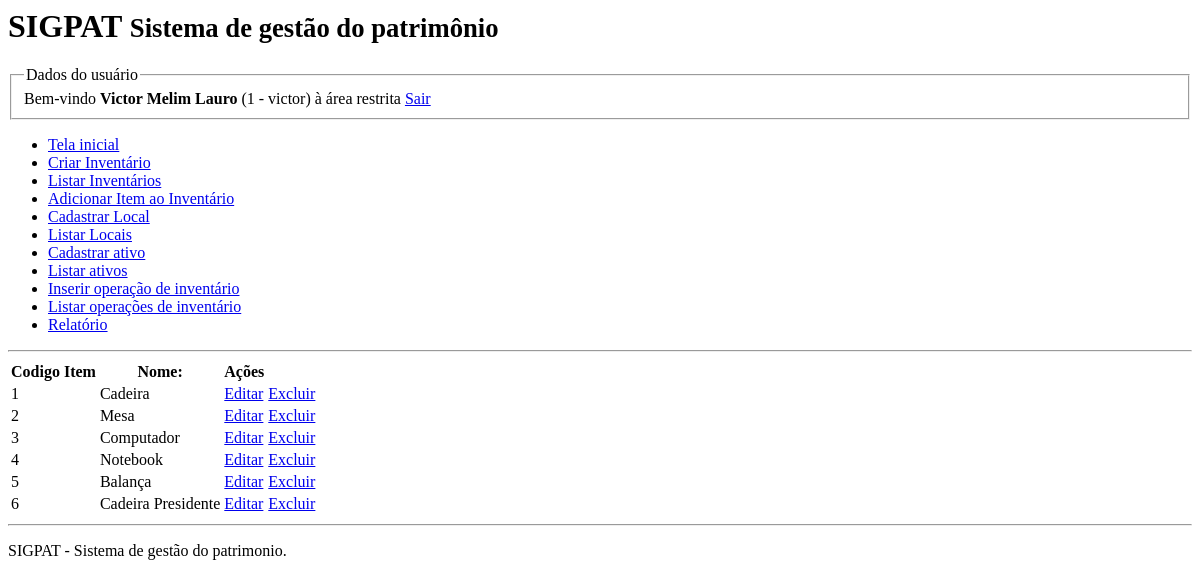
The page /modulos/itens/lista_itens.php (signed in) on the database as committed earlier.
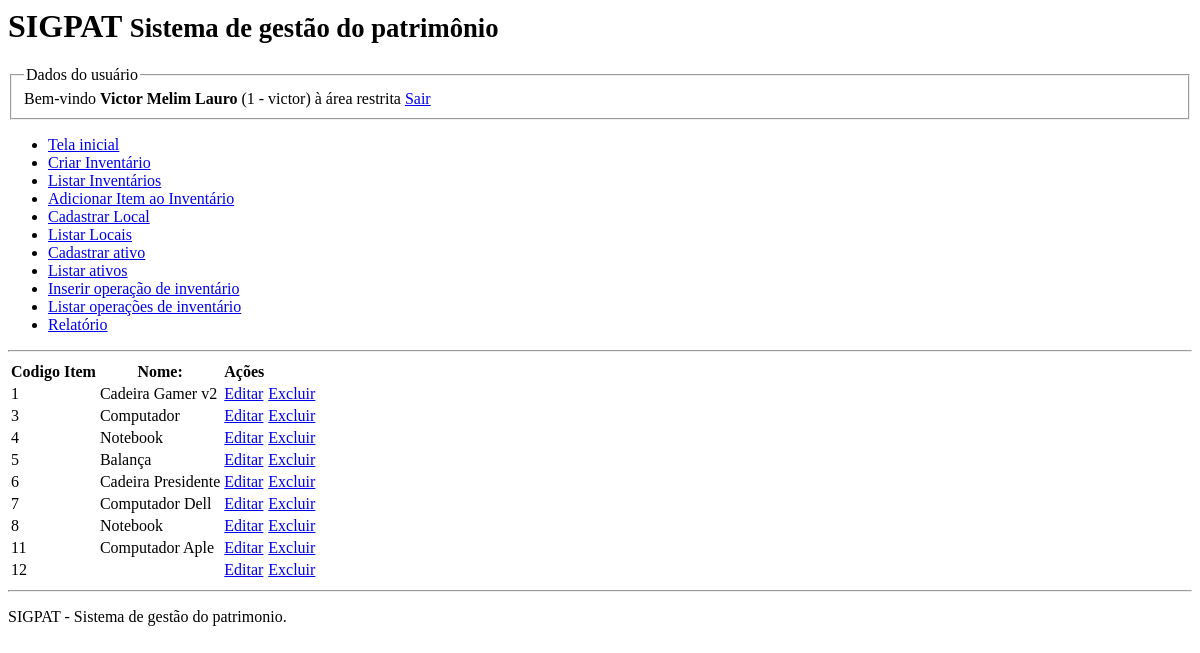
The same page on the database as committed later.
### tables this page shows
CREATE TABLE `itens` (
  `cod_item` int NOT NULL,
  `numpat_item` int NOT NULL,
  `cod_local` int DEFAULT NULL,
  `nome_item` varchar(255) DEFAULT NULL,
  `preco_item` decimal(10,2) DEFAULT NULL
);

### DAO/MySQL.php (called while the page is built)
<?php
class Mysql extends PDO {
    private $host = "localhost";
    private $usuario="aula01tiagoas";
    private $senha="aula01tiagoas";
    private $db="aula01tiagoas";
    private $opcoes = array(PDO::ATTR_ERRMODE => PDO::ERRMODE_EXCEPTION);
    public function __construct()
    {
        $dsn = "mysql:host=" . $this->host . ";dbname=" . $this->db;
        return parent::__construct($dsn, $this->usuario, $this->senha, $this->opcoes);
    }
}

### DAO/ItemDAO.php (called while the page is built, shortened)
<?php
class ItemDAO {
    private $conexao;
     public function __construct()
     {
        include_once 'MySQL.php';
        $this->conexao = new Mysql();
     }
    public function getAllRows() {
        $stmt = $this->conexao->prepare("SELECT * FROM itens");
        $stmt->execute();
        $arr_itens = array();
        while($c = $stmt->fetchObject())
            $arr_itens[] = $c;
        return $arr_itens;
    }
}

### modulos/itens/lista_itens.php (the view, shortened to what this page needs)
<?php
try {
    include "../../DAO/ItemDAO.php";
    $item_dao = new ItemDAO();
    $lista_itens = $item_dao->getAllRows();
    $total_itens = count($lista_itens);
} catch(Exception $e) {
    echo $e->getMessage();
}
?>
<html>
    <head>
    </head>
    <body>
        <?php include '../../includes/cabecalho.php' ?>
        <main>
        <table>
                <thead>
                    <tr>
                        <th>Codigo Item</th>
                        <th>Nome:</th>
                        <th>Ações</th>
                    </tr>
                </thead>
                <tbody>
                    <?php for($i=0; $i<$total_itens; $i++): ?>
                    <tr>
                        <td> <?= $lista_itens[$i]->cod_item ?> </td>
                        <td> <?= $lista_itens[$i]->nome_item ?> </td>
                        <td>
                            <a href="cadastrar_item.php?cod_item=<?= $lista_itens[$i]->cod_item ?>">
                                Editar</a>
                        </td>
                        <td>
                            <a href="cadastrar_item.php?excluir=true&cod_item=<?= $lista_itens[$i]->cod_item ?>">
                                Excluir</a>
                        </td>
                    </tr>
                    <?php endfor ?>
                </tbody>
            </table>
        </main>
        <?php include '../../includes/rodape.php' ?>
    </body>
</html>

Rows that differ between the two databases and show on the page:
removed itens: cod_item "2", nome_item "Mesa"
changed itens id 1: nome_item "Cadeira" → "Cadeira Gamer v2"
added itens: cod_item "7", nome_item "Computador Dell"
added itens: cod_item "8", nome_item "Notebook"
added itens: cod_item "11", nome_item "Computador Aple"
added itens: cod_item "12"
